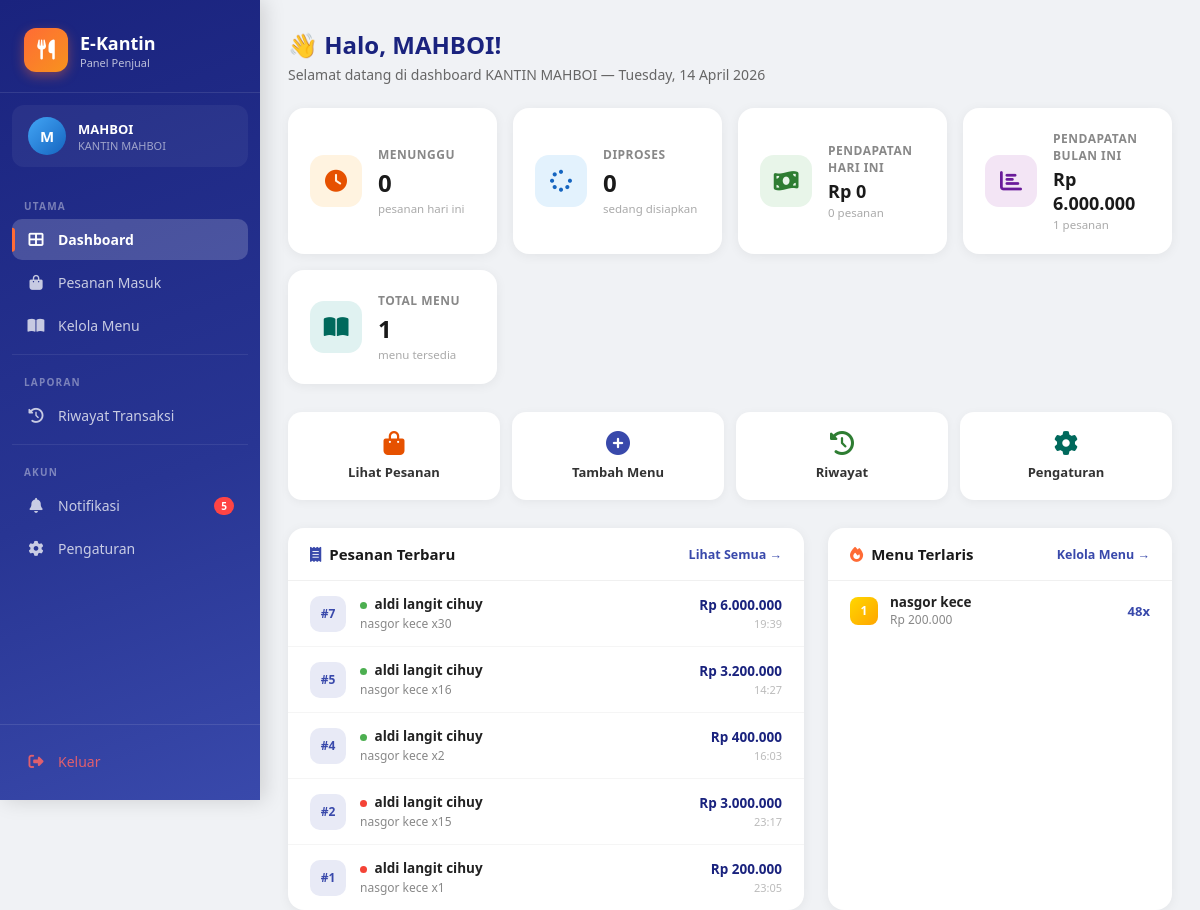
Screenshot of /dashboard/penjual/dashboard.php (signed in) with the database file from the repository.
### tables this page shows
CREATE TABLE `pesanan` (
  `id_pesanan` int(11) NOT NULL,
  `id_user` int(11) DEFAULT NULL,
  `id_penjual` int(11) DEFAULT NULL,
  `tanggal` datetime DEFAULT current_timestamp(),
  `status` enum('menunggu','diproses','selesai','batal') DEFAULT 'menunggu',
  `total_harga` int(11) DEFAULT NULL,
  `metode_bayar` enum('saldo','tunai') DEFAULT 'saldo'
);

CREATE TABLE `users` (
  `id_user` int(11) NOT NULL,
  `nim` varchar(20) DEFAULT NULL,
  `nama` varchar(100) NOT NULL,
  `email` varchar(100) NOT NULL,
  `no_hp` varchar(20) NOT NULL,
  `password` varchar(255) NOT NULL,
  `created_at` timestamp NOT NULL DEFAULT current_timestamp() ON UPDATE current_timestamp(),
  `role` enum('mahasiswa','penjual','admin') NOT NULL DEFAULT 'mahasiswa'
);

### dashboard/penjual/dashboard.php (the view, shortened to what this page needs)
<?php
require_once '../../includes/db.php';
$id_penjual = $_SESSION['penjual']['id_penjual'] ?? 0;
$stmt = $pdo->prepare("
    SELECT
        COUNT(*) as total_pesanan,
        SUM(CASE WHEN status='selesai' THEN total_harga ELSE 0 END) as pendapatan,
        SUM(CASE WHEN status='menunggu' THEN 1 ELSE 0 END) as menunggu,
        SUM(CASE WHEN status='diproses' THEN 1 ELSE 0 END) as diproses
    FROM pesanan
    WHERE id_penjual = ? AND DATE(tanggal) = CURDATE()
");
$stmt->execute([$id_penjual]);
$stats_hari = $stmt->fetch();
$stmt2 = $pdo->prepare("
    SELECT
        COUNT(*) as total_pesanan,
        SUM(CASE WHEN status='selesai' THEN total_harga ELSE 0 END) as pendapatan
    FROM pesanan
    WHERE id_penjual = ? AND MONTH(tanggal) = MONTH(CURDATE()) AND YEAR(tanggal) = YEAR(CURDATE())
");
$stmt2->execute([$id_penjual]);
$stats_bulan = $stmt2->fetch();
$stmt3 = $pdo->prepare("SELECT COUNT(*) as total FROM menu WHERE id_penjual = ?");
$stmt3->execute([$id_penjual]);
$total_menu = $stmt3->fetchColumn();
$stmt4 = $pdo->prepare("
    SELECT p.*, u.nama, u.nim,
           GROUP_CONCAT(CONCAT(m.nama_menu, ' x', dp.jumlah) SEPARATOR ', ') as items
    FROM pesanan p
    JOIN users u ON p.id_user = u.id_user
    LEFT JOIN detail_pesanan dp ON p.id_pesanan = dp.id_pesanan
    LEFT JOIN menu m ON dp.id_menu = m.id_menu
    WHERE p.id_penjual = ?
    GROUP BY p.id_pesanan
    ORDER BY p.tanggal DESC
    LIMIT 5
");
$stmt4->execute([$id_penjual]);
$pesanan_terbaru = $stmt4->fetchAll();
$stmt5 = $pdo->prepare("
    SELECT m.nama_menu, m.harga, SUM(dp.jumlah) as total_terjual
    FROM detail_pesanan dp
    JOIN menu m ON dp.id_menu = m.id_menu
    JOIN pesanan p ON dp.id_pesanan = p.id_pesanan
    WHERE p.id_penjual = ? AND p.status = 'selesai'
    GROUP BY m.id_menu
    ORDER BY total_terjual DESC
    LIMIT 5
");
$stmt5->execute([$id_penjual]);
$menu_terlaris = $stmt5->fetchAll();
?>
<?php require_once '../../includes/sidebar_penjual.php'; ?>
<div class="page-header">
    <h1>👋 Halo, <?= htmlspecialchars($_SESSION['user']['nama']) ?>!</h1>
    <p>Selamat datang di dashboard <?= htmlspecialchars($_SESSION['penjual']['nama_kantin'] ?? '') ?> — <?= date('l, d F Y') ?></p>
</div>
<div class="stats-grid">
    <div class="stat-card">
        <div class="stat-icon bg-orange"><i class="fas fa-clock"></i></div>
        <div class="stat-info">
            <div class="label">Menunggu</div>
            <div class="value"><?= $stats_hari['menunggu'] ?? 0 ?></div>
            <div class="sub">pesanan hari ini</div>
        </div>
    </div>
    <div class="stat-card">
        <div class="stat-icon bg-blue"><i class="fas fa-spinner"></i></div>
        <div class="stat-info">
            <div class="label">Diproses</div>
            <div class="value"><?= $stats_hari['diproses'] ?? 0 ?></div>
            <div class="sub">sedang disiapkan</div>
        </div>
    </div>
    <div class="stat-card">
        <div class="stat-icon bg-green"><i class="fas fa-money-bill-wave"></i></div>
        <div class="stat-info">
            <div class="label">Pendapatan Hari Ini</div>
            <div class="value" style="font-size:18px;">Rp <?= number_format($stats_hari['pendapatan'] ?? 0, 0, ',', '.') ?></div>
            <div class="sub"><?= $stats_hari['total_pesanan'] ?? 0 ?> pesanan</div>
        </div>
    </div>
    <div class="stat-card">
        <div class="stat-icon bg-purple"><i class="fas fa-chart-bar"></i></div>
        <div class="stat-info">
            <div class="label">Pendapatan Bulan Ini</div>
            <div class="value" style="font-size:18px;">Rp <?= number_format($stats_bulan['pendapatan'] ?? 0, 0, ',', '.') ?></div>
            <div class="sub"><?= $stats_bulan['total_pesanan'] ?? 0 ?> pesanan</div>
        </div>
    </div>
    <div class="stat-card">
        <div class="stat-icon bg-teal"><i class="fas fa-book-open"></i></div>
        <div class="stat-info">
            <div class="label">Total Menu</div>
            <div class="value"><?= $total_menu ?></div>
            <div class="sub">menu tersedia</div>
        </div>
    </div>
</div>
<div class="quick-actions">
    <a href="pesanan.php" class="qa-btn qa-orange">
        <i class="fas fa-shopping-bag"></i>
        <span>Lihat Pesanan</span>
    </a>
    <a href="menu.php" class="qa-btn qa-blue">
        <i class="fas fa-plus-circle"></i>
        <span>Tambah Menu</span>
    </a>
    <a href="riwayat.php" class="qa-btn qa-green">
        <i class="fas fa-history"></i>
        <span>Riwayat</span>
    </a>
    <a href="pengaturan.php" class="qa-btn qa-teal">
        <i class="fas fa-cog"></i>
        <span>Pengaturan</span>
    </a>
</div>
<div class="dashboard-grid">
    <div class="dash-card">
        <div class="dash-card-header">
            <h3><i class="fas fa-receipt" style="color:#3949ab;margin-right:8px;"></i>Pesanan Terbaru</h3>
            <a href="pesanan.php">Lihat Semua →</a>
        </div>
        <div class="dash-card-body">
            <?php if (empty($pesanan_terbaru)): ?>
                <div class="empty-box">
                    <i class="fas fa-inbox"></i>
                    <p>Belum ada pesanan masuk</p>
                </div>
            <?php else: ?>
                <?php foreach ($pesanan_terbaru as $p): ?>
                <div class="order-item">
                    <div class="order-num">#<?= $p['id_pesanan'] ?></div>
                    <div class="order-info">
                        <div class="name">
                            <span class="status-dot dot-<?= $p['status'] ?>"></span>
                            <?= htmlspecialchars($p['nama']) ?>
                        </div>
                        <div class="items"><?= htmlspecialchars($p['items'] ?? '-') ?></div>
                    </div>
                    <div class="order-right">
                        <div class="harga">Rp <?= number_format($p['total_harga'], 0, ',', '.') ?></div>
                        <div class="time"><?= date('H:i', strtotime($p['tanggal'])) ?></div>
                    </div>
                </div>
                <?php endforeach; ?>
            <?php endif; ?>
        </div>
    </div>
    <div class="dash-card">
        <div class="dash-card-header">
            <h3><i class="fas fa-fire" style="color:#ff6b35;margin-right:8px;"></i>Menu Terlaris</h3>
            <a href="menu.php">Kelola Menu →</a>
        </div>
        <div class="dash-card-body">
            <?php if (empty($menu_terlaris)): ?>
                <div class="empty-box">
                    <i class="fas fa-utensils"></i>
                    <p>Belum ada data penjualan</p>
                </div>
            <?php else: ?>
                <?php foreach ($menu_terlaris as $i => $m): ?>
                <div class="menu-item">
                    <div class="menu-rank rank-<?= $i+1 ?>"><?= $i+1 ?></div>
                    <div class="menu-info">
                        <div class="nama"><?= htmlspecialchars($m['nama_menu']) ?></div>
                        <div class="harga">Rp <?= number_format($m['harga'], 0, ',', '.') ?></div>
                    </div>
                    <div class="menu-terjual"><?= $m['total_terjual'] ?>x</div>
                </div>
                <?php endforeach; ?>
            <?php endif; ?>
        </div>
    </div>
</div>
</div>
</body>
</html>

### includes/sidebar_penjual.php (style rules this page uses)
.page-header { margin-bottom:24px; }
.page-header h1 { font-size:24px; font-weight:700; color:#1a237e; }
.page-header p { color:#666; font-size:14px; margin-top:4px; }

### dashboard/penjual/dashboard.php (style rules this page uses)
.stats-grid { display: grid; grid-template-columns: repeat(auto-fit, minmax(200px,1fr)); gap: 16px; margin-bottom: 28px; }
.stat-card { background: white; border-radius: 16px; padding: 22px; box-shadow: 0 2px 12px rgba(0,0,0,0.06); display: flex; align-items: center; gap: 16px; transition: transform 0.2s; }
.stat-icon { width: 52px; height: 52px; border-radius: 14px; display: flex; align-items: center; justify-content: center; font-size: 22px; flex-shrink: 0; }
.stat-info .label { color: #888; font-size: 12px; font-weight: 600; text-transform: uppercase; letter-spacing: 0.5px; }
.stat-info .value { color: #1a1a1a; font-size: 24px; font-weight: 800; margin-top: 3px; }
.stat-info .sub { color: #aaa; font-size: 11.5px; margin-top: 2px; }
.bg-blue { background: #e3f2fd; color: #1565c0; }
.bg-green { background: #e8f5e9; color: #2e7d32; }
.bg-orange { background: #fff3e0; color: #e65100; }
.bg-purple { background: #f3e5f5; color: #6a1b9a; }
.bg-teal { background: #e0f2f1; color: #00695c; }
.dashboard-grid { display: grid; grid-template-columns: 1.5fr 1fr; gap: 24px; }
.dash-card { background: white; border-radius: 16px; box-shadow: 0 2px 12px rgba(0,0,0,0.06); overflow: hidden; }
.dash-card-header { padding: 16px 22px; border-bottom: 1px solid #f0f0f0; display: flex; align-items: center; justify-content: space-between; }
.dash-card-header h3 { font-size: 15px; font-weight: 700; color: #1a1a1a; }
.dash-card-header a { font-size: 12.5px; color: #3949ab; font-weight: 600; text-decoration: none; }
.dash-card-body { padding: 0; }
.order-item { display: flex; align-items: center; gap: 14px; padding: 14px 22px; border-bottom: 1px solid #f5f5f5; transition: background 0.15s; }
.order-item:last-child { border-bottom: none; }
.order-num { width: 36px; height: 36px; border-radius: 10px; background: #e8eaf6; color: #3949ab; display: flex; align-items: center; justify-content: center; font-size: 12px; font-weight: 800; flex-shrink: 0; }
.order-info { flex: 1; min-width: 0; }
.order-info .name { font-size: 13.5px; font-weight: 600; color: #222; }
.order-info .items { font-size: 12px; color: #888; white-space: nowrap; overflow: hidden; text-overflow: ellipsis; margin-top: 2px; }
.order-right { text-align: right; flex-shrink: 0; }
.order-right .harga { font-size: 13.5px; font-weight: 700; color: #1a237e; }
.order-right .time { font-size: 11px; color: #bbb; margin-top: 2px; }
.status-dot { display: inline-block; width: 7px; height: 7px; border-radius: 50%; margin-right: 4px; }
.dot-selesai { background: #4caf50; }
.dot-batal { background: #f44336; }
.menu-item { display: flex; align-items: center; gap: 12px; padding: 12px 22px; border-bottom: 1px solid #f5f5f5; }
.menu-item:last-child { border-bottom: none; }
.menu-rank { width: 28px; height: 28px; border-radius: 8px; background: linear-gradient(135deg, #ff6b35, #f7931e); color: white; font-size: 12px; font-weight: 800; display: flex; align-items: center; justify-content: center; flex-shrink: 0; }
.menu-rank.rank-1 { background: linear-gradient(135deg, #FFD700, #FFA500); }
.menu-info { flex: 1; }
.menu-info .nama { font-size: 13.5px; font-weight: 600; color: #222; }
.menu-info .harga { font-size: 12px; color: #888; }
.menu-terjual { font-size: 13px; font-weight: 700; color: #3949ab; }
.quick-actions { display: grid; grid-template-columns: repeat(auto-fit, minmax(140px,1fr)); gap: 12px; margin-bottom: 28px; }
.qa-btn { background: white; border-radius: 14px; padding: 18px 16px; text-align: center; text-decoration: none; box-shadow: 0 2px 10px rgba(0,0,0,0.05); transition: all 0.2s; border: 1.5px solid transparent; }
.qa-btn i { font-size: 24px; margin-bottom: 8px; display: block; }
.qa-btn span { font-size: 13px; font-weight: 600; color: #333; }
.qa-blue i { color: #3949ab; }
.qa-green i { color: #2e7d32; }
.qa-orange i { color: #e65100; }
.qa-teal i { color: #00695c; }

### rows the page displays
pesanan: id_pesanan "7", id_user.nama "aldi langit cihuy", items "nasgor kece x30", total_harga "6.000.000", tanggal "19:39"
pesanan: id_pesanan "5", id_user.nama "aldi langit cihuy", items "nasgor kece x16", total_harga "3.200.000", tanggal "14:27"
pesanan: id_pesanan "4", id_user.nama "aldi langit cihuy", items "nasgor kece x2", total_harga "400.000", tanggal "16:03"
pesanan: id_pesanan "2", id_user.nama "aldi langit cihuy", items "nasgor kece x15", total_harga "3.000.000", tanggal "23:17"
pesanan: id_pesanan "1", id_user.nama "aldi langit cihuy", items "nasgor kece x1", total_harga "200.000", tanggal "23:05"

### other values shown
substr($_SESSION['user']['nama'],0,1) "M"
$_SESSION['user']['nama'] "MAHBOI"
$_SESSION['penjual']['nama_kantin'] "KANTIN MAHBOI"
$notif_count "5"
$stats_hari['menunggu'] "0"
$stats_hari['diproses'] "0"
$stats_hari['pendapatan'] "0"
$stats_hari['total_pesanan'] "0"
$stats_bulan['pendapatan'] "6.000.000"
$stats_bulan['total_pesanan'] "1"
$total_menu "1"
$m['nama_menu'] "nasgor kece"
$m['harga'] "200.000"
$m['total_terjual'] "48"
